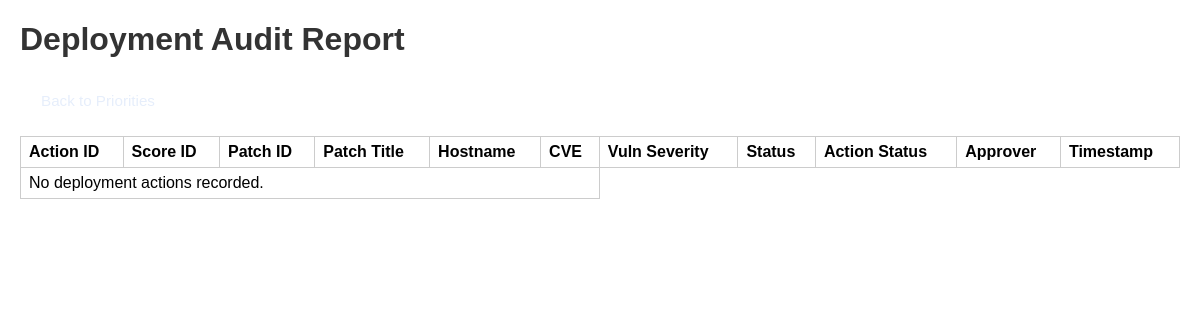
Before: /deployments with the older database file.
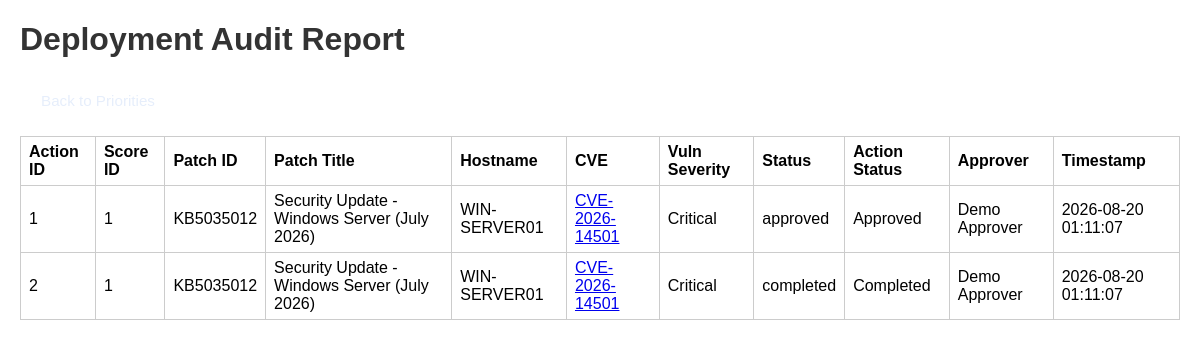
After: the same page with the newer database file.
### tables this page shows
CREATE TABLE Deployment_Actions (
    action_id INTEGER PRIMARY KEY AUTOINCREMENT,
    score_id INTEGER NOT NULL,
    -- New schema: support explicit `status` values and record who approved
    -- `status` values: pending, approved, completed, failed
    action_status TEXT,
    status TEXT,
    approver TEXT,
    timestamp TEXT DEFAULT CURRENT_TIMESTAMP,
    FOREIGN KEY (score_id) REFERENCES Priority_Scores(score_id)
);

CREATE TABLE Priority_Scores (
    score_id INTEGER PRIMARY KEY AUTOINCREMENT,
    dv_id INTEGER NOT NULL,
    patch_id TEXT,
    score_value REAL,
    priority TEXT,
    score_reason TEXT,
    FOREIGN KEY (dv_id) REFERENCES Device_Vulnerabilities(dv_id),
    FOREIGN KEY (patch_id) REFERENCES Patches(patch_id)
);

CREATE TABLE Patches (
    patch_id TEXT PRIMARY KEY,
    title TEXT NOT NULL,
    severity TEXT,
    reboot_required BOOLEAN,
    supersedes TEXT,
    cve_ids TEXT
);

CREATE TABLE Devices (
    device_id TEXT PRIMARY KEY,
    hostname TEXT NOT NULL,
    os TEXT,
    criticality TEXT
);

CREATE TABLE Vulnerabilities (
    vuln_id INTEGER PRIMARY KEY AUTOINCREMENT,
    id TEXT,
    cve_id TEXT NOT NULL,
    severity TEXT,
    cvss REAL,
    description TEXT
);

### main.py (the view)
@app.get("/deployments")
def deployments(request: Request):
    from services.scoring_service import get_deployment_actions
    actions = get_deployment_actions()
    return templates.TemplateResponse("deployments.html", {"request": request, "actions": actions})

### templates/deployments.html (shortened to what this page needs)
<!DOCTYPE html>
<html>
<head>
    <link rel="stylesheet" href="/static/styles.css">
</head>
<body>
<h1>Deployment Audit Report</h1>
<div style="margin-bottom:12px;"><a href="/priorities" class="nav-button">Back to Priorities</a></div>
<table>
    <tr>
        <th>Action ID</th>
        <th>Score ID</th>
        <th>Patch ID</th>
        <th>Patch Title</th>
        <th>Hostname</th>
        <th>CVE</th>
        <th>Vuln Severity</th>
        <th>Status</th>
        <th>Action Status</th>
        <th>Approver</th>
        <th>Timestamp</th>
    </tr>
    {% for a in actions %}
    <tr>
        <td>{{ a.action_id }}</td>
        <td>{{ a.score_id }}</td>
        <td>{{ a.patch_id or 'N/A' }}</td>
        <td>{{ a.patch_title or 'N/A' }}</td>
        <td>{{ a.hostname or 'N/A' }}</td>
        <td>
            {% if a.cve_id %}
                <a href="https://cve.mitre.org/cgi-bin/cvename.cgi?name={{ a.cve_id }}" target="_blank" rel="noopener noreferrer">{{ a.cve_id }}</a>
            {% else %}
                N/A
            {% endif %}
        </td>
        <td>{{ a.vuln_severity or 'N/A' }}</td>
        <td>{{ a.status }}</td>
        <td>{{ a.action_status }}</td>
        <td>{{ a.approver or 'N/A' }}</td>
        <td>{{ a.timestamp or 'N/A' }}</td>
    </tr>
    {% else %}
    <tr><td colspan="6">No deployment actions recorded.</td></tr>
    {% endfor %}
</table>
</body>
</html>

Changed rows visible on the page:
added Deployment_Actions: action_id "1", score_id "1", patch_id "KB5035012", title "Security Update - Windows Server (July 2026)", hostname "WIN-SERVER01", cve_id "CVE-2026-14501", severity "Critical", status "approved", action_status "Approved", approver "Demo Approver", timestamp "2026-08-20 01:11:07"
added Deployment_Actions: action_id "2", score_id "1", patch_id "KB5035012", title "Security Update - Windows Server (July 2026)", hostname "WIN-SERVER01", cve_id "CVE-2026-14501", severity "Critical", status "completed", action_status "Completed", approver "Demo Approver", timestamp "2026-08-20 01:11:07"
Other visible differences:
text no longer shown: "No deployment actions recorded."
